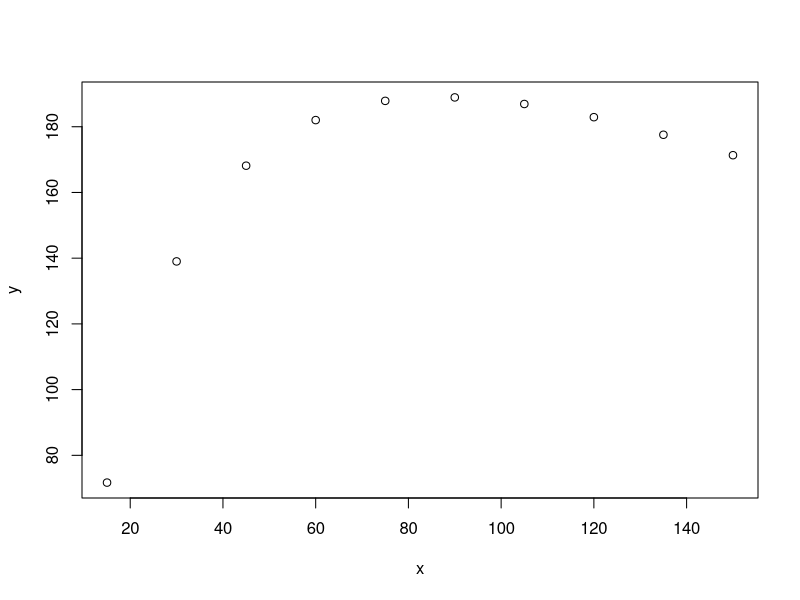

Write R code to recreate this figure.

library(expm)

print("Finding MLE.Score and Distance")

f <- read.table("lab3_f.txt")
pam <- read.table("macleay_lab3_pam.txt")

# just to initialize d as an object
d <- read.table("macleay_lab3_pam.txt")

# divide pam matrix by 10, 000
pam1 <- pam / 10000
# Spinach sequence
Seq1 <- 'NGTKESITKLVSDLNSATLEADVDVVVAPPFVYIDQVKSSLTGRVEISAQNCW'
# Monkey sequence
Seq2<-'NGRKQNLGELIGTLNAAKVPADTEVVCAPPTAYIDFARQKLDPKIAVAAQNCY'
# 20 Amino Acids
AA <- 'ARNDCQEGHILKMFPSTWYV'

# initilize S1 and S2
S1 <- c() # Made a vector so indexing below is correct. For a matrix, you
S2 <- c() # always need a comma in the brackets, or you can get unexpected
          # results.
          # A matrix index : M[i, ]
          # A vector index : M[i]

# Translate each sequence into an array of number values
for(i in 1:nchar(Seq1)) {
  ch <- substring(Seq1, i, i)
  S1[i] <- regexpr(ch, AA)[1]
}

for(i in 1:nchar(Seq2)) {
  ch <- substring(Seq2, i, i)
  S2[i] <- regexpr(ch, AA)[1]
}

# initialize ProbSum
ProbSum <- c() # Made a vector

for(k in 1:150) {
  # pam matrix to the power of k
  pamk <- as.matrix(pam1) %^% k # Need to do matrix mult here

  for(i in 1:20) {
    for(j in 1:20) {
      # populate d with the pam value divided by
      # the frequency
      d[i, j] <- pamk[i, j] / f[i, 1]
      # Is this a mistake in the lab equation?
      # below is the equation I have from my notes
      # last fall.
      # log( P[i, j] / (Qi * Qj) )
      # - in R -
      # d[i, j] <- pamk[i, j]/(f[i, 1]*f[j, 1])
    }
  }

  # * Normalize the values *
  # The following line is where I have a problem
  # log10 is returning negative values
  D <- 10*log10((d+t(d))/2)
  # matrix + the transform of the matrix divided by 2
  # normalizes the matrix to ensure it is symmetrical
  m <- as.matrix(D)

  # * Remove -Inf values returned for log10 of 0
  m[!is.finite(m)] <- 0
  D <- as.data.frame(m)
  ProbSum[k] <- 0
  for(i in 1:length(S1)) {
    # * for each amino acid return the normalized score
    # of transitioning from one to the next from the matrix
    # and sum all values
    ProbSum[k] <- D[S1[i], S2[i]] + ProbSum[k]
  }
}

# * find the max likelihood estimation
MLE.score <- max(ProbSum)

# * find the PAM distance from the max score
MLE.PAM.distance <- which(ProbSum==MLE.score)

# * set up x and y to graph values
x <- 15 * (1:10) # I just vectorized this, more efficient than for-loop
y <- ProbSum[x]

print("MLE.score and MLE.PAM.distance are populated.  Run plot(x, y).")

plot(x, y)
